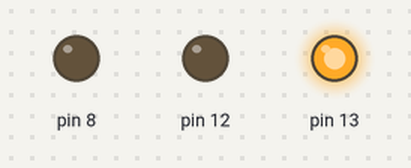
Recording of a sketch running on a simulated Arduino Uno, built with avr-gcc and run on an emulated ATmega328P. Shown: output pins drawn as LEDs (lit = HIGH).

Above: at 0.5 s.
At 4.5 s:
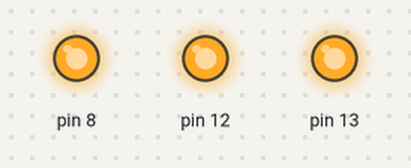
At 6.5 s:
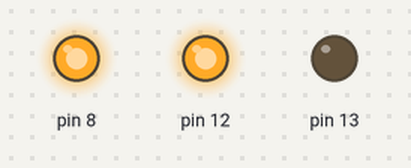
At 8.0 s:
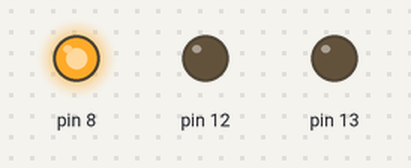
At 10.5 s:
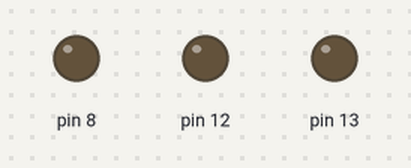
At 14.0 s:
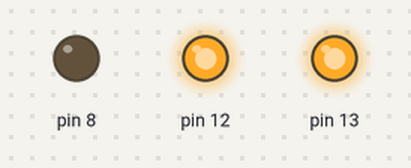
Timing chart, 0 to 15.6 s (numbered marks = the images above):
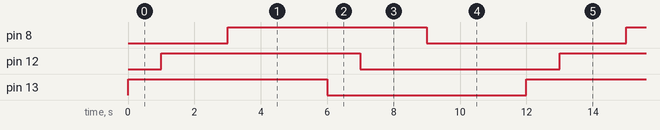

Measured:
- by itself, pin 8, pin 12, pin 13: alternates HIGH for 6.0 s and LOW for 6.0 s
- by itself, everything shown: repeats every 12.0 s, in 6 steps

The sketch:

blink_assignment_1.ino
```cpp
void setup() {
 /* Blink assignment written by Risha Nadarajah on January 21, 2020
 3 different blinking lights*/
 pinMode(13, OUTPUT);
 pinMode(12, OUTPUT);
 pinMode(8, OUTPUT);
}

void loop() {
   digitalWrite(13, HIGH); // turn the red LED on
   delay(1000); // wait for a second
   digitalWrite(12, HIGH); // turn the blue LED on
   delay(2000); // wait for 2 seconds
   digitalWrite(8, HIGH); // turn the green LED on
   delay(3000); // wait for 3 seconds
   digitalWrite(13, LOW);
   delay(1000); // wait for a second
   digitalWrite(12, LOW);
   delay(2000); // wait for 2 seconds                                                               ); // wait for a second
   digitalWrite(8, LOW);
   delay(3000); // wait for 3 seconds
}
```
